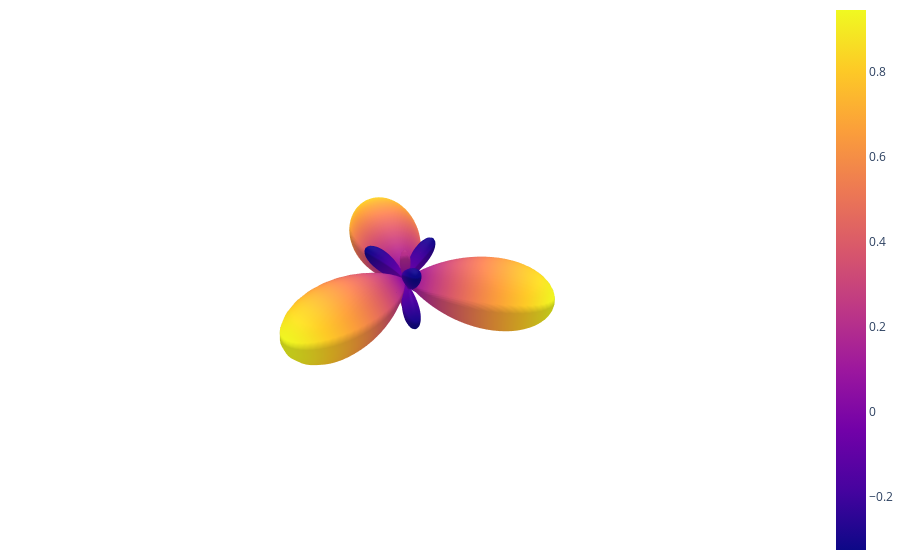

The code cell stored with this chart in its notebook:
### Code cell
visualize(true_sig)

### Figure 1 — Plotly figure (JSON) as saved in the notebook; plotly's stock layout.template omitted (floating-point values rounded to 4 significant figures; data arrays with more than 128 entries replaced by an {"elided": "..."} marker saying what was removed)
{"data": [{"surfacecolor": {"elided": "100x100 float values"}, "type": "surface", "x": {"elided": "100x100 float values"}, "y": {"elided": "100x100 float values"}, "z": {"elided": "100x100 float values"}}], "layout": {"margin": {"b": 0, "l": 0, "r": 0, "t": 0}, "paper_bgcolor": "rgba(255,255,255,255)", "plot_bgcolor": "rgba(255,255,255,255)", "scene": {"aspectmode": "cube", "bgcolor": "rgba(255,255,255,255)", "camera": {"eye": {"x": 0.5, "y": 0.5, "z": 0.5}}, "xaxis": {"backgroundcolor": "rgba(255,255,255,255)", "range": [-2.5, 2.5], "showgrid": false, "showticklabels": false, "title": {"text": ""}, "zeroline": false}, "yaxis": {"backgroundcolor": "rgba(255,255,255,255)", "range": [-2.5, 2.5], "showgrid": false, "showticklabels": false, "title": {"text": ""}, "zeroline": false}, "zaxis": {"backgroundcolor": "rgba(255,255,255,255)", "range": [-2.5, 2.5], "showgrid": false, "showticklabels": false, "title": {"text": ""}, "zeroline": false}}}}
